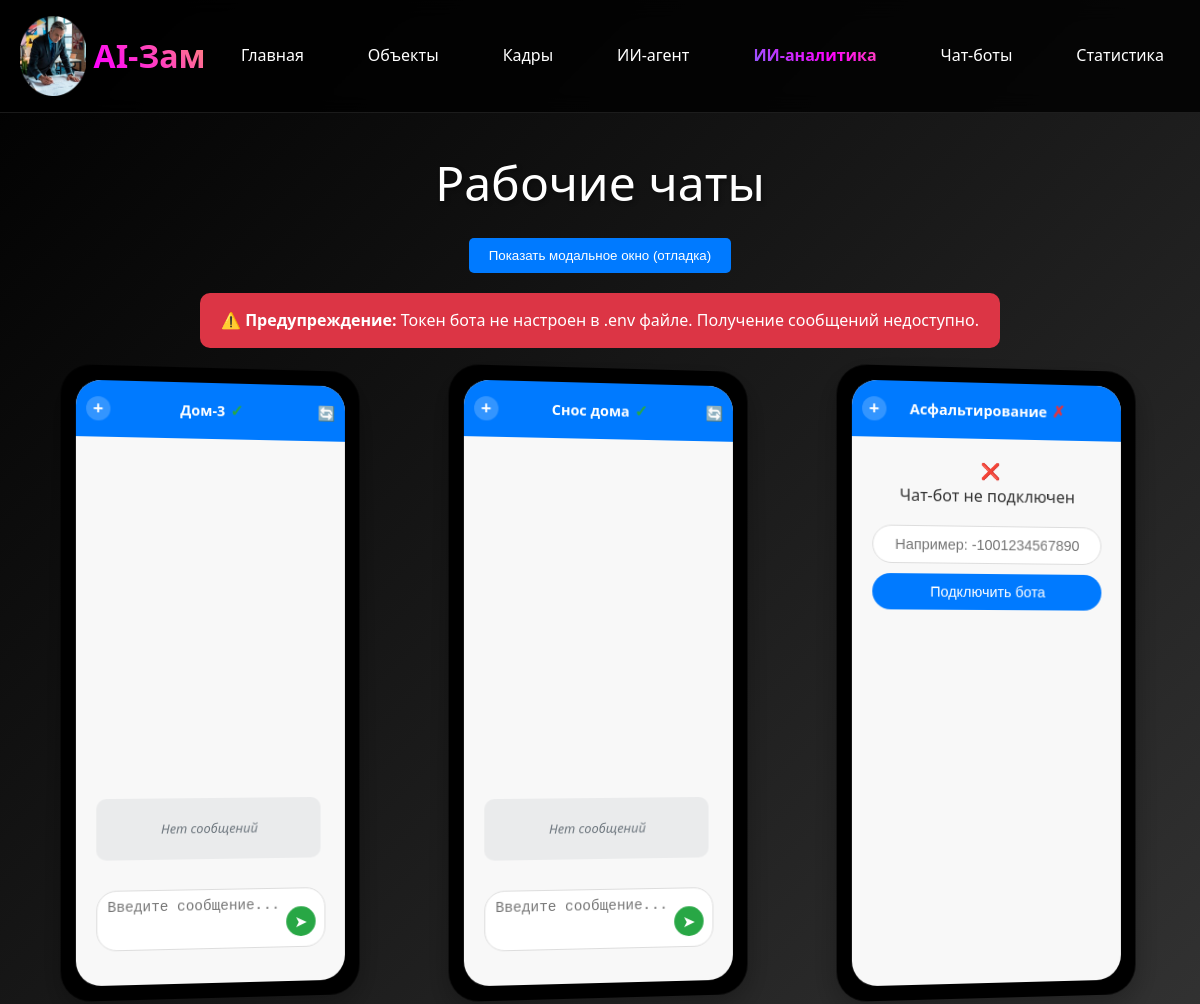
/telegram/ (upper part), run on an earlier commit of the app's database.
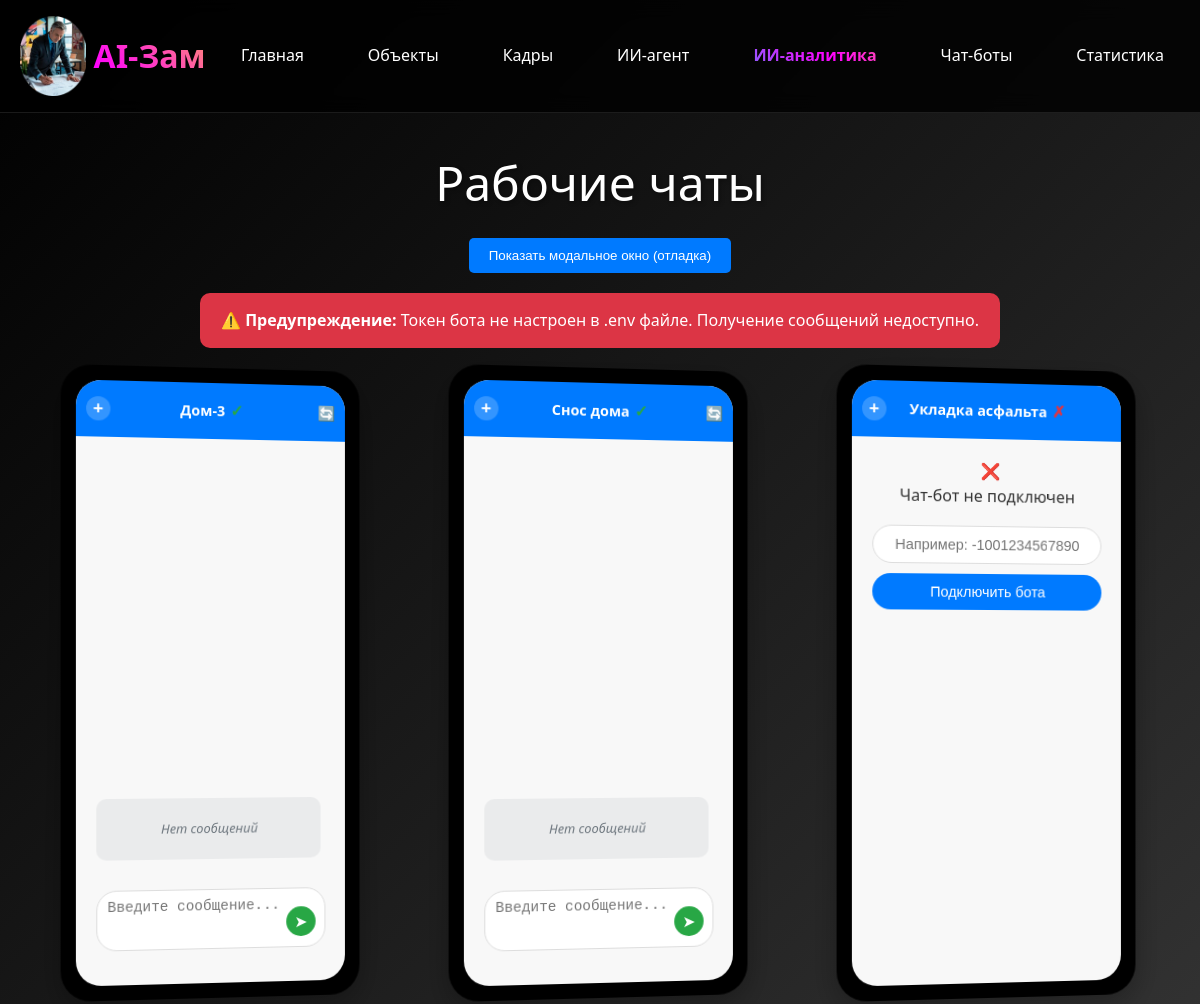
And on a later commit of the database.
### object/models.py (models this page shows, shortened)
class Objekt(models.Model):
    STATUS_CHOICES = [
        ('планируется', 'Планируется'),
        ('в работе', 'В работе'),
        ('завершён', 'Завершён'),
    ]
    nazvanie = models.CharField(max_length=255, verbose_name="Название")
    organizaciya = models.ForeignKey(
        'sotrudniki.Organizaciya',
        on_delete=models.CASCADE,
        verbose_name="Организация",
        related_name="objekty",
        null=True,
        blank=True
    )
    otvetstvennyj = models.CharField(max_length=255, default="Иванов Иван Иванович", verbose_name="Ответственный")
    data_nachala = models.DateField(verbose_name="Дата начала")
    data_plan_zaversheniya = models.DateField(verbose_name="Дата план завершения")
    data_fakt_zaversheniya = models.DateField(null=True, blank=True, verbose_name="Дата факт завершения")
    status = models.CharField(max_length=20, choices=STATUS_CHOICES, default='планируется', verbose_name="Статус")
    is_active = models.BooleanField(default=True, verbose_name="Активный")
    sotrudniki = models.ManyToManyField(
        'sotrudniki.Sotrudnik',
        verbose_name="Сотрудники",
        blank=True,
        related_name="objekty_work",
        help_text="Сотрудники, работающие на данном объекте"
    )
    chat_id = models.CharField(max_length=255, null=True, blank=True, verbose_name="ID чата")
    class Meta:
        verbose_name = "Объект"
        verbose_name_plural = "Объекты"
        db_table = 'objekt'

### telegrambot/views_chatbots.py (the view)
# urls.py: path('', chatbots_page, name='chatbots_page'),  # Главная страница - чат-боты
def chatbots_page(request):
    objekty = Objekt.objects.filter(is_active=True)
    bot_token = os.getenv('TELEGRAM_BOT_TOKEN') or os.getenv('TELEGRAM_TOKEN')
    for objekt in objekty:
        if objekt.chat_id and bot_token:
            try:
                chat_messages = ChatMessage.objects.filter(
                    chat_id=str(objekt.chat_id)
                ).order_by('-created_at')[:10]
                if chat_messages:
                    objekt.recent_messages = [
                        {
                            'text': msg.message_text,
                            'from_user': msg.from_user,
                            'date': msg.created_at.strftime('%H:%M %d.%m'),
                            'is_from_user': True  # Все сообщения из чатов - от пользователей
                        }
                        for msg in reversed(chat_messages)
                    ]
                else:
                    telegram_messages = TelegramMessage.objects.filter(
                        user__telegram_id=objekt.chat_id
                    ).select_related('user').order_by('-created_at')[:10]
                    if telegram_messages:
                        objekt.recent_messages = [
                            {
                                'text': msg.content,
                                'from_user': msg.user.first_name or 'Пользователь',
                                'date': msg.created_at.strftime('%H:%M %d.%m'),
                                'is_from_user': msg.is_from_user
                            }
                            for msg in reversed(telegram_messages)
                        ]
                    else:
                        objekt.recent_messages = []
            except Exception as e:
                logger.error(f"Ошибка обработки чата для объекта {objekt.id}: {e}")
                objekt.recent_messages = []
        else:
            objekt.recent_messages = []
    total_connected = sum(1 for obj in objekty if obj.chat_id)
    total_messages = TelegramMessage.objects.count()
    context = {
        'objekty': objekty,
        'total_connected': total_connected,
        'total_messages': total_messages,
        'bot_token_configured': bool(bot_token)
    }
    return render(request, 'telegrambot/chatbots.html', context)

### telegrambot/templates/telegrambot/chatbots.html (shortened to what the changed rows need)
{% extends 'base/base.html' %}
{% load static %}
{% block content %}
<div class="chatbots-grid">
    {% for objekt in objekty %}
    <div class="iphone-frame">
        <div class="iphone-screen">
            <div class="chat-header">
                <div class="dropdown">
                    <span class="dropdown-toggle" onclick="window.toggleDropdown({{ objekt.id }})" title="Добавить информацию">+</span>
                </div>
                {{ objekt.nazvanie }}
                {% if objekt.chat_id %}
                <span class="connected-status" onclick="window.disconnectBot('{{ objekt.id }}')" title="Отключить" data-chat-id="{{ objekt.chat_id }}">✓</span>
                <span onclick="window.refreshMessages('{{ objekt.id }}', '{{ objekt.chat_id }}')" style="cursor: pointer; position: absolute; right: 10px; top: 50%; transform: translateY(-50%);" title="Обновить" class="refresh-button">🔄</span>
            </div>
            <div class="chat-content">
                    <div class="messages-container" id="messages-{{ objekt.id }}" style="height: 400px; max-height: 400px; display: flex; flex-direction: column; justify-content: flex-end;">
                        {% if objekt.recent_messages %}
                            {% for message in objekt.recent_messages %}
                            <div class="message-item {% if message.is_from_user %}user-message{% else %}bot-message{% endif %}">
                                <div class="message-text">{{ message.text|truncatechars:40 }}</div>
                                <div class="message-meta">{{ message.from_user }} • {{ message.date }}</div>
                            </div>
                            {% endfor %}
                        {% else %}
                            <div class="no-messages">Нет сообщений</div>
                        {% endif %}
                    </div>
                    <div style="margin-top: 10px; position: relative; width: 100%;">
                        <textarea id="message-input-{{ objekt.id }}" class="message-input" placeholder="Введите сообщение..."></textarea>
                        <button class="send-btn" onclick="window.sendMessage('{{ objekt.id }}', '{{ objekt.chat_id }}')" title="Отправить сообщение">
                            ➤
                        </button>
                    </div>
                {% else %}
                <span class="disconnected-status">✗</span>
            </div>
            <div class="chat-content">
                    <div class="disconnected-status">❌</div>
                    <div class="status-text">Чат-бот не подключен</div>
                    <div class="connect-form">
                        <input type="text"
                               class="chat-id-input"
                               id="chat-id-{{ objekt.id }}"
                               placeholder="Например: -1001234567890"
                               maxlength="20"
                               pattern="-?\d+"
                               title="Введите числовой Chat ID">
                        <button class="connect-btn" onclick="window.connectBot('{{ objekt.id }}')">
                            Подключить бота
                        </button>
                    </div>
                {% endif %}
            </div>
        </div>
    </div>
    {% empty %}
    <div style="grid-column: 1 / -1; text-align: center; color: rgba(255, 255, 255, 0.7); padding: 3rem;">
        <h3>Нет активных объектов</h3>
        <p>Создайте объекты для подключения чат-ботов</p>
    </div>
    {% endfor %}
</div>
{% endblock %}

What changed in the data, as far as the page shows it:
changed Objekt: nazvanie "Асфальтирование" → "Укладка асфальта"
